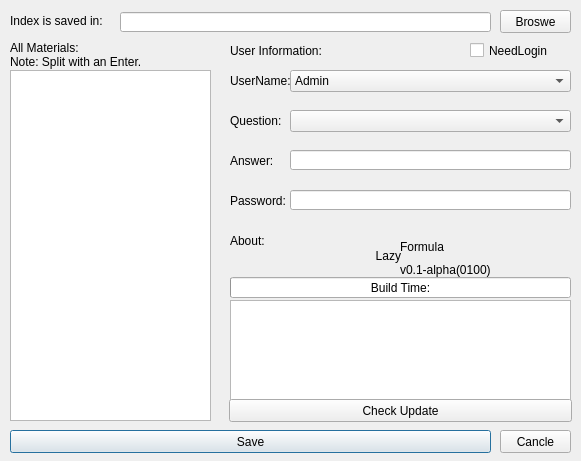
<?xml version="1.0" encoding="UTF-8"?>
<ui version="4.0">
 <class>Settings</class>
 <widget class="QDialog" name="Settings">
  <property name="geometry">
   <rect>
    <x>0</x>
    <y>0</y>
    <width>581</width>
    <height>461</height>
   </rect>
  </property>
  <property name="windowTitle">
   <string>Settings</string>
  </property>
  <widget class="QLabel" name="label_2">
   <property name="geometry">
    <rect>
     <x>10</x>
     <y>10</y>
     <width>111</width>
     <height>21</height>
    </rect>
   </property>
   <property name="text">
    <string>Index is saved in:</string>
   </property>
  </widget>
  <widget class="QLabel" name="label_10">
   <property name="geometry">
    <rect>
     <x>230</x>
     <y>230</y>
     <width>54</width>
     <height>21</height>
    </rect>
   </property>
   <property name="text">
    <string>About:</string>
   </property>
  </widget>
  <widget class="QLabel" name="label_7">
   <property name="geometry">
    <rect>
     <x>230</x>
     <y>190</y>
     <width>61</width>
     <height>21</height>
    </rect>
   </property>
   <property name="text">
    <string>Password:</string>
   </property>
  </widget>
  <widget class="QLabel" name="label_8">
   <property name="geometry">
    <rect>
     <x>230</x>
     <y>150</y>
     <width>61</width>
     <height>21</height>
    </rect>
   </property>
   <property name="text">
    <string>Answer:</string>
   </property>
  </widget>
  <widget class="QLineEdit" name="txtIndexPath">
   <property name="geometry">
    <rect>
     <x>120</x>
     <y>12</y>
     <width>371</width>
     <height>20</height>
    </rect>
   </property>
  </widget>
  <widget class="QLabel" name="label_9">
   <property name="geometry">
    <rect>
     <x>230</x>
     <y>40</y>
     <width>231</width>
     <height>21</height>
    </rect>
   </property>
   <property name="text">
    <string>User Information:</string>
   </property>
  </widget>
  <widget class="QLabel" name="label_4">
   <property name="geometry">
    <rect>
     <x>10</x>
     <y>52</y>
     <width>201</width>
     <height>20</height>
    </rect>
   </property>
   <property name="text">
    <string>Note: Split with an Enter.</string>
   </property>
  </widget>
  <widget class="QLineEdit" name="txtAnswer">
   <property name="geometry">
    <rect>
     <x>290</x>
     <y>150</y>
     <width>281</width>
     <height>20</height>
    </rect>
   </property>
  </widget>
  <widget class="QLabel" name="label_5">
   <property name="geometry">
    <rect>
     <x>230</x>
     <y>110</y>
     <width>61</width>
     <height>21</height>
    </rect>
   </property>
   <property name="text">
    <string>Question:</string>
   </property>
  </widget>
  <widget class="QComboBox" name="cbQuestion">
   <property name="geometry">
    <rect>
     <x>290</x>
     <y>110</y>
     <width>281</width>
     <height>22</height>
    </rect>
   </property>
  </widget>
  <widget class="QLabel" name="label_6">
   <property name="geometry">
    <rect>
     <x>230</x>
     <y>70</y>
     <width>61</width>
     <height>21</height>
    </rect>
   </property>
   <property name="text">
    <string>UserName:</string>
   </property>
  </widget>
  <widget class="QPlainTextEdit" name="txtMaterial">
   <property name="geometry">
    <rect>
     <x>10</x>
     <y>70</y>
     <width>201</width>
     <height>351</height>
    </rect>
   </property>
  </widget>
  <widget class="QPushButton" name="btnSave">
   <property name="geometry">
    <rect>
     <x>10</x>
     <y>430</y>
     <width>481</width>
     <height>23</height>
    </rect>
   </property>
   <property name="text">
    <string>Save</string>
   </property>
  </widget>
  <widget class="QPushButton" name="btnBroswe">
   <property name="geometry">
    <rect>
     <x>500</x>
     <y>10</y>
     <width>71</width>
     <height>23</height>
    </rect>
   </property>
   <property name="text">
    <string>Broswe</string>
   </property>
  </widget>
  <widget class="QComboBox" name="cbUser">
   <property name="geometry">
    <rect>
     <x>290</x>
     <y>70</y>
     <width>281</width>
     <height>22</height>
    </rect>
   </property>
   <item>
    <property name="text">
     <string>Admin</string>
    </property>
   </item>
  </widget>
  <widget class="QLabel" name="label_3">
   <property name="geometry">
    <rect>
     <x>10</x>
     <y>40</y>
     <width>111</width>
     <height>16</height>
    </rect>
   </property>
   <property name="text">
    <string>All Materials:</string>
   </property>
  </widget>
  <widget class="QPushButton" name="btnCancel">
   <property name="geometry">
    <rect>
     <x>500</x>
     <y>430</y>
     <width>71</width>
     <height>23</height>
    </rect>
   </property>
   <property name="text">
    <string>Cancle</string>
   </property>
  </widget>
  <widget class="QLineEdit" name="txtPassword">
   <property name="geometry">
    <rect>
     <x>290</x>
     <y>190</y>
     <width>281</width>
     <height>20</height>
    </rect>
   </property>
  </widget>
  <widget class="QLabel" name="label">
   <property name="geometry">
    <rect>
     <x>230</x>
     <y>230</y>
     <width>171</width>
     <height>51</height>
    </rect>
   </property>
   <property name="styleSheet">
    <string notr="true">font: 75 28pt &quot;Consolas&quot;;</string>
   </property>
   <property name="text">
    <string>Lazy</string>
   </property>
   <property name="alignment">
    <set>Qt::AlignRight|Qt::AlignTrailing|Qt::AlignVCenter</set>
   </property>
  </widget>
  <widget class="QTextBrowser" name="txtUpdate">
   <property name="geometry">
    <rect>
     <x>230</x>
     <y>300</y>
     <width>341</width>
     <height>101</height>
    </rect>
   </property>
  </widget>
  <widget class="QLabel" name="labUpdate">
   <property name="geometry">
    <rect>
     <x>230</x>
     <y>280</y>
     <width>341</width>
     <height>16</height>
    </rect>
   </property>
   <property name="text">
    <string>Build Time:</string>
   </property>
   <property name="alignment">
    <set>Qt::AlignCenter</set>
   </property>
  </widget>
  <widget class="QLabel" name="labVersion">
   <property name="geometry">
    <rect>
     <x>400</x>
     <y>260</y>
     <width>171</width>
     <height>20</height>
    </rect>
   </property>
   <property name="text">
    <string>v0.1-alpha(0100)</string>
   </property>
   <property name="alignment">
    <set>Qt::AlignLeading|Qt::AlignLeft|Qt::AlignVCenter</set>
   </property>
  </widget>
  <widget class="QLabel" name="label_13">
   <property name="geometry">
    <rect>
     <x>400</x>
     <y>240</y>
     <width>171</width>
     <height>41</height>
    </rect>
   </property>
   <property name="styleSheet">
    <string notr="true">font: 75 18pt &quot;Consolas&quot;;</string>
   </property>
   <property name="text">
    <string>Formula</string>
   </property>
   <property name="alignment">
    <set>Qt::AlignLeading|Qt::AlignLeft|Qt::AlignTop</set>
   </property>
  </widget>
  <widget class="QPushButton" name="btnUpdate">
   <property name="geometry">
    <rect>
     <x>229</x>
     <y>399</y>
     <width>343</width>
     <height>23</height>
    </rect>
   </property>
   <property name="text">
    <string>Check Update</string>
   </property>
   <property name="checkable">
    <bool>true</bool>
   </property>
  </widget>
  <widget class="QProgressBar" name="progressBar">
   <property name="geometry">
    <rect>
     <x>230</x>
     <y>277</y>
     <width>341</width>
     <height>21</height>
    </rect>
   </property>
   <property name="value">
    <number>0</number>
   </property>
   <property name="textVisible">
    <bool>false</bool>
   </property>
  </widget>
  <widget class="QCheckBox" name="chkLogin">
   <property name="geometry">
    <rect>
     <x>470</x>
     <y>40</y>
     <width>101</width>
     <height>21</height>
    </rect>
   </property>
   <property name="text">
    <string>NeedLogin</string>
   </property>
   <property name="tristate">
    <bool>false</bool>
   </property>
  </widget>
  <zorder>progressBar</zorder>
  <zorder>label_13</zorder>
  <zorder>label_2</zorder>
  <zorder>label_10</zorder>
  <zorder>label_7</zorder>
  <zorder>label_8</zorder>
  <zorder>txtIndexPath</zorder>
  <zorder>label_9</zorder>
  <zorder>label_4</zorder>
  <zorder>txtAnswer</zorder>
  <zorder>label_5</zorder>
  <zorder>cbQuestion</zorder>
  <zorder>label_6</zorder>
  <zorder>txtMaterial</zorder>
  <zorder>btnSave</zorder>
  <zorder>btnBroswe</zorder>
  <zorder>cbUser</zorder>
  <zorder>label_3</zorder>
  <zorder>btnCancel</zorder>
  <zorder>txtPassword</zorder>
  <zorder>label</zorder>
  <zorder>txtUpdate</zorder>
  <zorder>labUpdate</zorder>
  <zorder>labVersion</zorder>
  <zorder>btnUpdate</zorder>
  <zorder>chkLogin</zorder>
 </widget>
 <layoutdefault spacing="6" margin="11"/>
 <resources/>
 <connections>
  <connection>
   <sender>btnCancel</sender>
   <signal>clicked()</signal>
   <receiver>Settings</receiver>
   <slot>close()</slot>
   <hints>
    <hint type="sourcelabel">
     <x>536</x>
     <y>440</y>
    </hint>
    <hint type="destinationlabel">
     <x>495</x>
     <y>423</y>
    </hint>
   </hints>
  </connection>
 </connections>
</ui>
